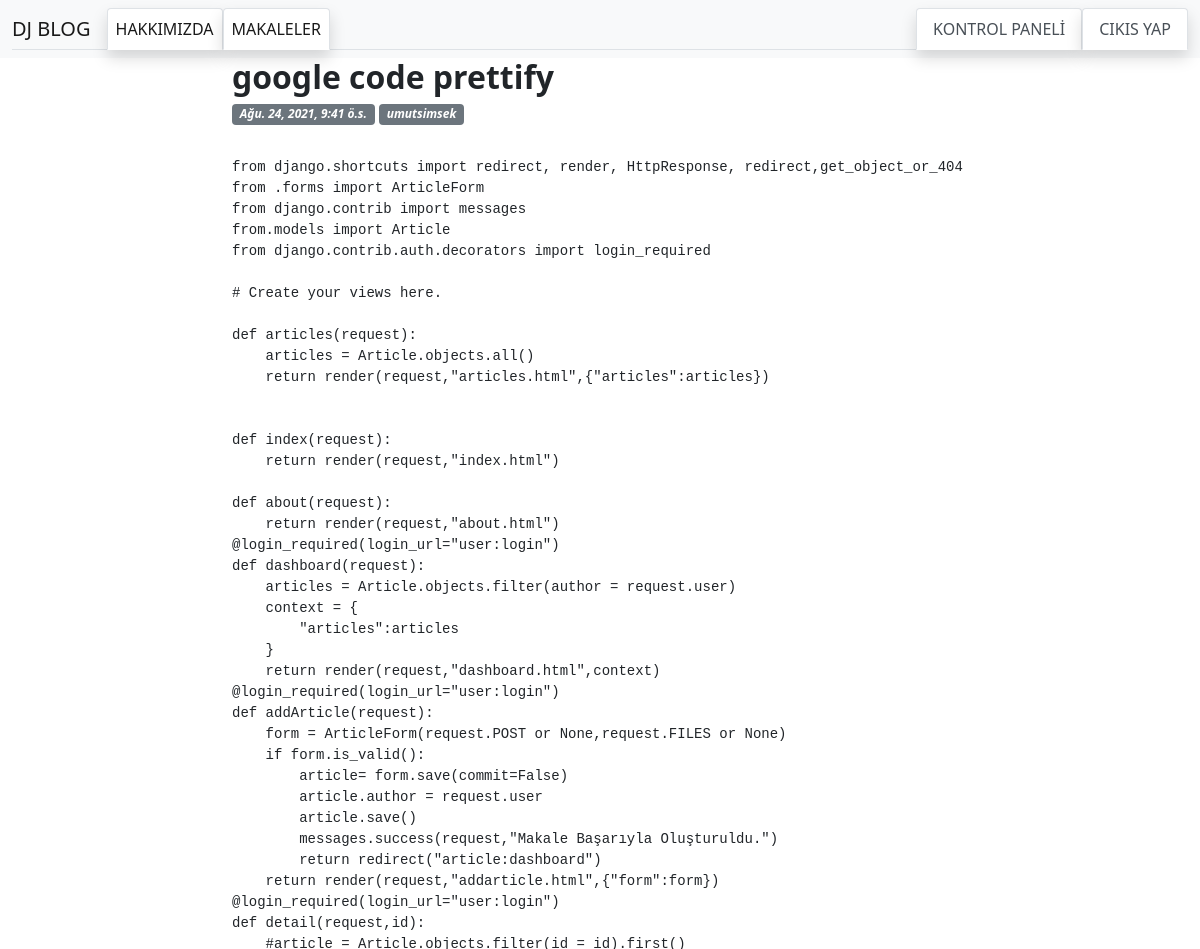
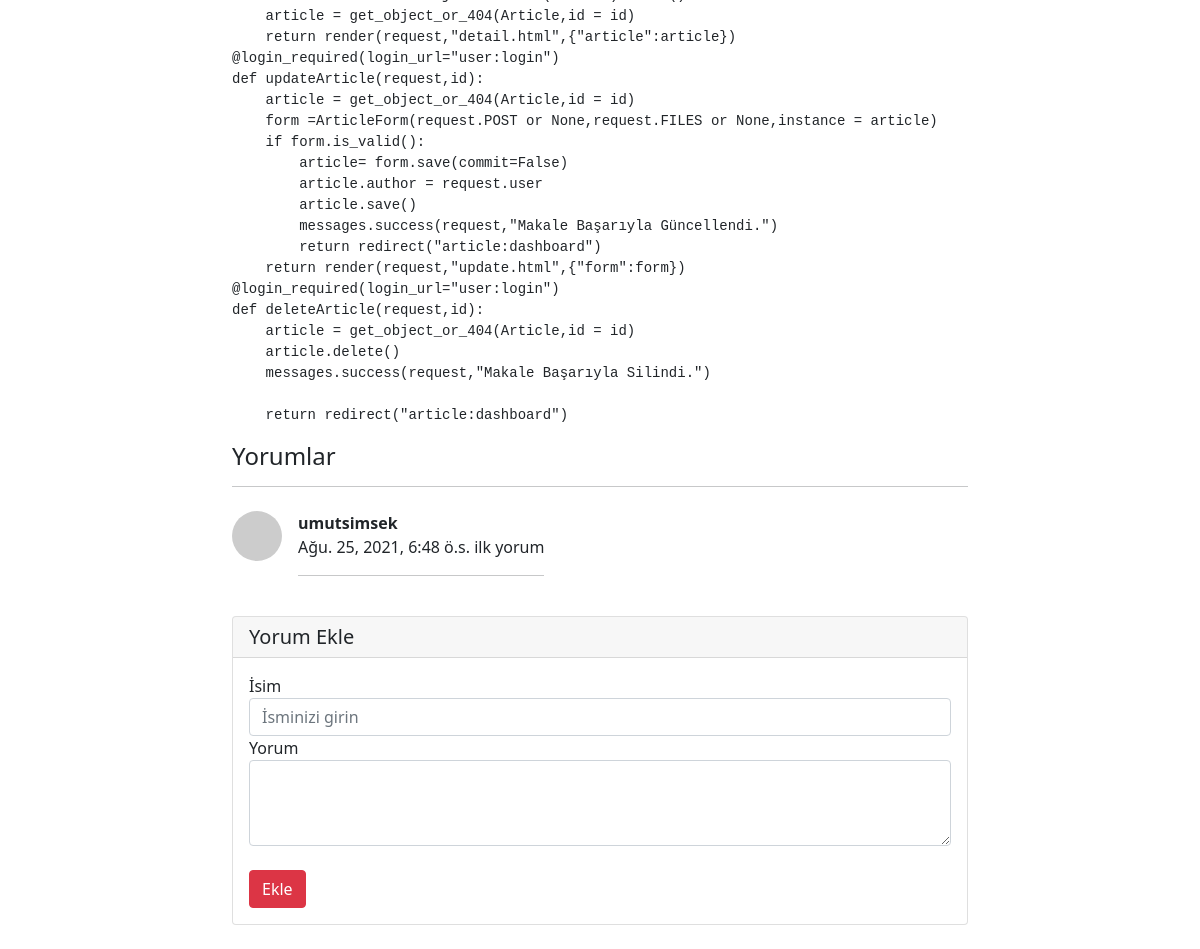
The app's page /articles/article/30 (signed in) with its own data (2 pictures, top to bottom).
### article/models.py (models this page shows, shortened)
class Article(models.Model):
    author = models.ForeignKey("auth.User",on_delete=models.CASCADE ,verbose_name="Yazar")
    title = models.CharField(max_length=50,verbose_name="Başlık")
    content = RichTextField()
    created_date = models.DateTimeField(auto_now_add=True,verbose_name="Tarih/Saat")
    article_image = models.FileField(blank=True,null=True, upload_to="images/",verbose_name="Makaleye Fotoğraf Ekleyin")
    class Meta():
        ordering= ['-created_date']

class Comment(models.Model):
    article = models.ForeignKey(Article,on_delete=models.CASCADE,verbose_name="Makale",related_name="comments")
    comment_author = models.CharField(max_length=50,verbose_name="isim")
    comment_content = models.CharField(max_length=20,verbose_name="yorum")
    comment_date = models.DateTimeField(auto_now_add=True)
    class Meta():
        ordering= ['-comment_date']

### article/views.py (the view)
# urls.py: path('article/<int:id>',views.detail,name ="detail"),
@login_required(login_url="user:login")
def detail(request,id):
    article = get_object_or_404(Article,id = id)
    comments=article.comments.all()
    return render(request,"detail.html",{"article":article,"comments":comments})

### templates/detail.html (shortened to what this page needs)
{% extends 'layout.html' %}
{% block body %}
<div class="row justify-content-md-center">
    <div class="col-lg-8">
        <article>
            <header class="mb-4">
                <h2 class="fw-bolder mb-1">{{article.title}}</h2>
                <div class="badge bg-secondary fst-italic mb-2">{{article.created_date}}</div>
                <div class="badge bg-secondary fst-italic mb-2">{{article.author.username}}</div>
            </header>
                <p class="fs-5 mb-4">{{article.content|safe}}</p>
        </article>
        <h4>Yorumlar</h4>
        <hr>
            {% if comments %}
            {% for comment in comments  %}
            <div class="d-flex mt-4">
            <div class="flex-shrink-0 mb-4"><img class="rounded-circle" src="https://dummyimage.com/50x50/ced4da/6c757d.jpg" alt="..." /></div>
            <div class="ms-3 mb-4">
            <div class="fw-bold">{{comment.comment_author}}</div>
                {{comment.comment_date}}
                {{comment.comment_content}}
                <hr>
            </div>
            </div>
            {% endfor %}
            {% else %}
                <div class ="alert alert-danger">
                    Bu makaleye herhangi bir yorum yazılmamış,ilk yorum yapan siz olun!</div>
            {% endif %}
            <div class="card mb-4">
            <h5 class="card-header">Yorum Ekle</h5>
            <div class="card-body">
              <form method = "post" action = "{% url 'article:comment' article.id %}">
                <div class="form-group">
                    <label form="formGroupExampleInput">İsim</label>
                    <input name = "comment_author" type="text" class="form-control" id="formGroupExampleInput" placeholder="İsminizi girin">
                  </div>
                <div class="form-group mb-4">
                    <label for="formGroupExampleInput">Yorum</label>
                  <textarea name = "comment_content" class="form-control" rows="3"></textarea>
                </div>
                <button type="submit" class="btn btn-danger">Ekle</button>
              </form>
            </div>
</div>
</div>
{% endblock body %}

### records on screen
Article: title "google code prettify", created_date "Ağu. 24, 2021, 9:41 ö.s.", author.username "umutsimsek", content "from django.shortcuts import redirect, render, HttpResponse, redirect,get_object_or_404 from .forms import ArticleForm from django.contrib import messages from.models import Article from django.contrib.auth.decorators import login_required # Create your views here. def articles(request): articles = Article.objects.all() return render(request,\"articles.html\",{\"articles\":articles}) def index(request): return render(request,\"index.html\") def about(request): return render(request,\"about.html\") @login_required(login_url=\"user:login\") def dashboard(request): articles = Article.objects.filter(author = request.user) context = { \"articles\":articles } return render(request,\"dashboard.html\",context)…"
Comment: comment_author "umutsimsek", comment_date "Ağu. 25, 2021, 6:48 ö.s.", comment_content "ilk yorum"
